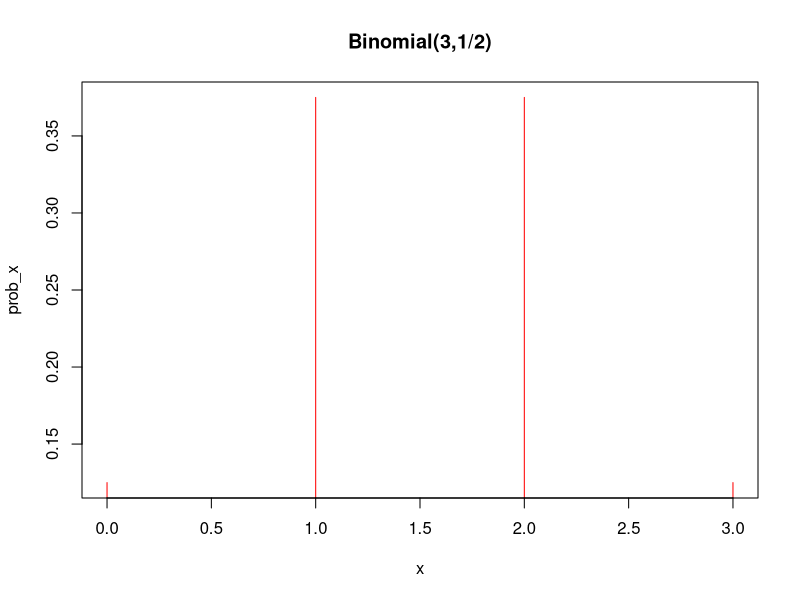
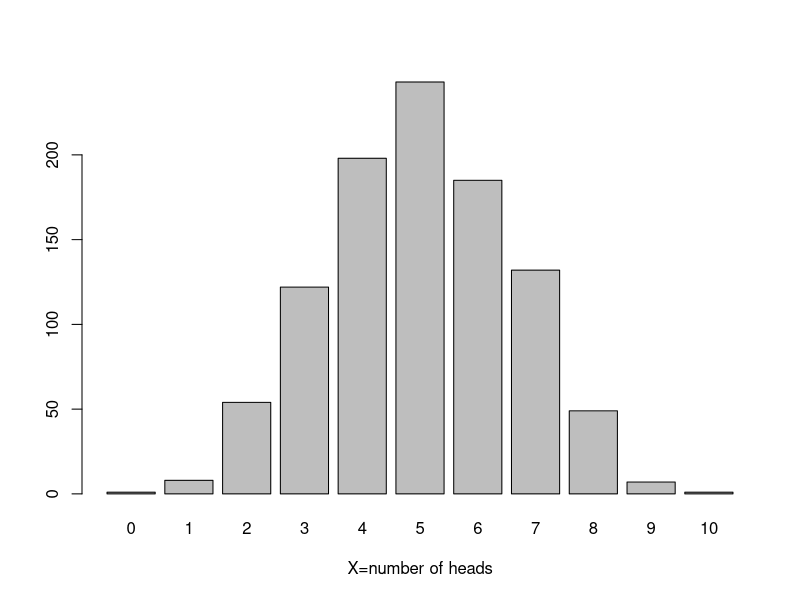
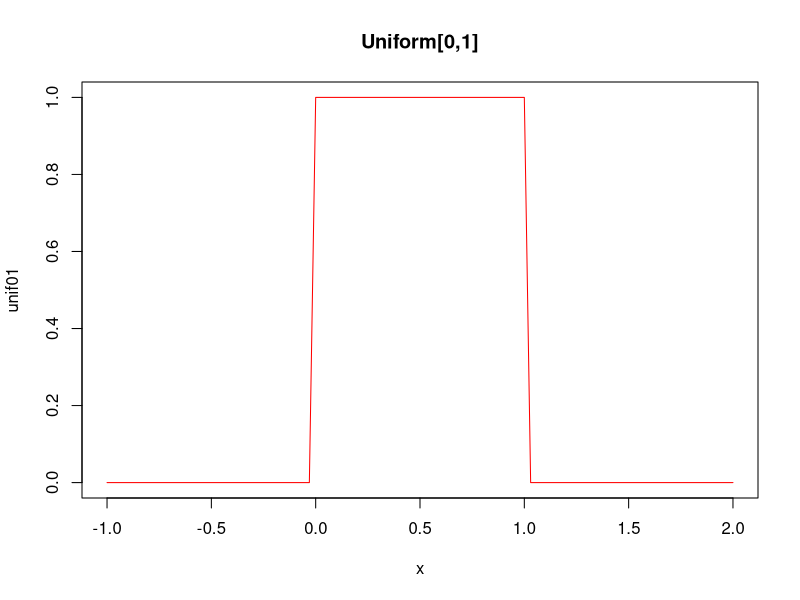
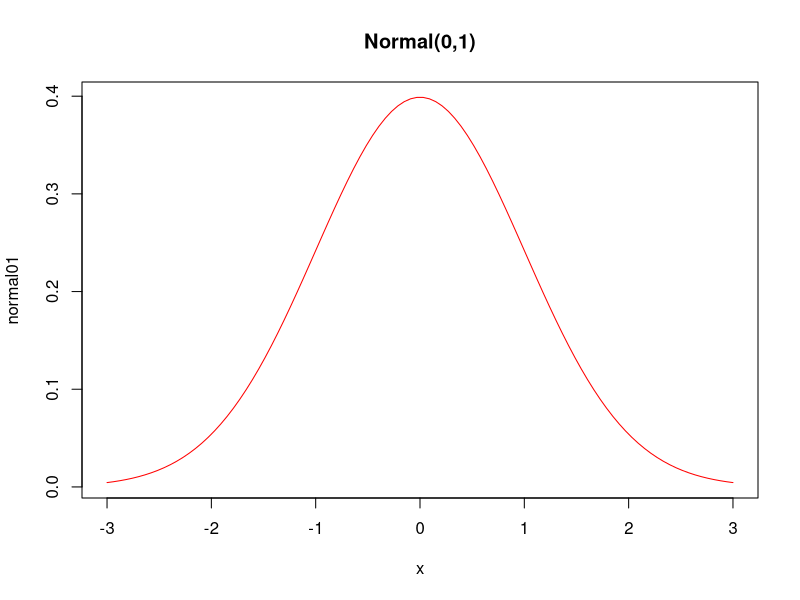

The R source for these figures, in order:
## ---- chunk 1
set.seed(2)
## ---- chunk 2
x = seq(0, 3, by=1)
prob_x = dbinom(x, size=3, prob=1/2)
cbind(x, prob_x)
plot(x, prob_x, type='h', col='red', main='Binomial(3,1/2)') # Plot the probai
sum(x*prob_x) # compute the average
## ---- chunk 3
binom_sample = rbinom(1000, 10, prob=0.5)
table(binom_sample) # display a table of the results
#binom_sample
freq = table(binom_sample) 
barplot(freq, xlab = 'X=number of heads')
## ---- chunk 4
x = seq(-1,2, length=100)
unif01 = dunif(x, min=0, max=1)
plot(x, unif01, type='l', col='red', main='Uniform[0,1]')
## ---- chunk 5
x = seq(-3, 3, length=100)
normal01 = dnorm(x, mean=0, sd=1)
plot(x, normal01, type='l', col='red', main='Normal(0,1)')
